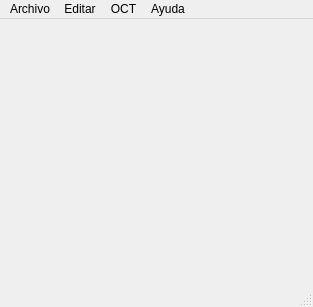
<?xml version="1.0" encoding="UTF-8"?>
<ui version="4.0">
 <class>MainWindow</class>
 <widget class="QMainWindow" name="MainWindow">
  <property name="geometry">
   <rect>
    <x>0</x>
    <y>0</y>
    <width>313</width>
    <height>307</height>
   </rect>
  </property>
  <property name="sizePolicy">
   <sizepolicy hsizetype="Maximum" vsizetype="Maximum">
    <horstretch>1</horstretch>
    <verstretch>1</verstretch>
   </sizepolicy>
  </property>
  <property name="windowTitle">
   <string>OCT-Tools</string>
  </property>
  <widget class="QWidget" name="centralwidget">
   <widget class="QWidget" name="verticalLayoutWidget">
    <property name="geometry">
     <rect>
      <x>0</x>
      <y>0</y>
      <width>311</width>
      <height>761</height>
     </rect>
    </property>
    <layout class="QVBoxLayout" name="menuVertical" stretch="">
     <property name="sizeConstraint">
      <enum>QLayout::SetMaximumSize</enum>
     </property>
    </layout>
   </widget>
   <widget class="QWidget" name="verticalLayoutWidget_2">
    <property name="geometry">
     <rect>
      <x>310</x>
      <y>0</y>
      <width>871</width>
      <height>761</height>
     </rect>
    </property>
    <layout class="QVBoxLayout" name="contenido" stretch="">
     <property name="sizeConstraint">
      <enum>QLayout::SetMaximumSize</enum>
     </property>
    </layout>
   </widget>
  </widget>
  <widget class="QMenuBar" name="menubar">
   <property name="geometry">
    <rect>
     <x>0</x>
     <y>0</y>
     <width>313</width>
     <height>26</height>
    </rect>
   </property>
   <widget class="QMenu" name="menuArchivo">
    <property name="title">
     <string>Archivo</string>
    </property>
    <widget class="QMenu" name="menuExportar">
     <property name="title">
      <string>Exportar</string>
     </property>
     <addaction name="actionImagen"/>
    </widget>
    <addaction name="actionNuevo"/>
    <addaction name="actionAbrir"/>
    <addaction name="actionGuardar"/>
    <addaction name="separator"/>
    <addaction name="menuExportar"/>
    <addaction name="actionImprimir"/>
    <addaction name="separator"/>
    <addaction name="actionSalir"/>
   </widget>
   <widget class="QMenu" name="menuEditar">
    <property name="title">
     <string>Editar</string>
    </property>
    <addaction name="actionRehacer"/>
    <addaction name="actionDeshacer"/>
    <addaction name="separator"/>
    <addaction name="actionCortar"/>
    <addaction name="actionCopiar"/>
    <addaction name="actionPegar"/>
   </widget>
   <widget class="QMenu" name="menuOCT">
    <property name="title">
     <string>OCT</string>
    </property>
    <widget class="QMenu" name="menuSegmentar">
     <property name="title">
      <string>Segmentar</string>
     </property>
     <addaction name="actionAlgoritmo_1"/>
     <addaction name="actionAlgoritmo_2"/>
     <addaction name="actionAlgoritmo_3"/>
     <addaction name="separator"/>
     <addaction name="actionEditar_segmentaci_n"/>
    </widget>
    <addaction name="actionAgregar_referencia_ocular"/>
    <addaction name="separator"/>
    <addaction name="actionFusionar"/>
    <addaction name="actionRectificar"/>
    <addaction name="menuSegmentar"/>
    <addaction name="separator"/>
   </widget>
   <widget class="QMenu" name="menuAyuda">
    <property name="title">
     <string>Ayuda</string>
    </property>
    <addaction name="actionAcerca_de"/>
    <addaction name="actionManual_de_usuario"/>
   </widget>
   <addaction name="menuArchivo"/>
   <addaction name="menuEditar"/>
   <addaction name="menuOCT"/>
   <addaction name="menuAyuda"/>
  </widget>
  <widget class="QStatusBar" name="statusbar"/>
  <action name="actionNuevo">
   <property name="text">
    <string>Nuevo</string>
   </property>
  </action>
  <action name="actionAbrir">
   <property name="text">
    <string>Abrir</string>
   </property>
  </action>
  <action name="actionGuardar">
   <property name="text">
    <string>Guardar</string>
   </property>
  </action>
  <action name="actionSalir">
   <property name="text">
    <string>Salir</string>
   </property>
  </action>
  <action name="actionRehacer">
   <property name="text">
    <string>Rehacer</string>
   </property>
  </action>
  <action name="actionDeshacer">
   <property name="text">
    <string>Deshacer</string>
   </property>
  </action>
  <action name="actionCortar">
   <property name="text">
    <string>Cortar</string>
   </property>
  </action>
  <action name="actionCopiar">
   <property name="text">
    <string>Copiar</string>
   </property>
  </action>
  <action name="actionPegar">
   <property name="text">
    <string>Pegar</string>
   </property>
  </action>
  <action name="actionAgregar_referencia_ocular">
   <property name="text">
    <string>Agregar referencia ocular</string>
   </property>
  </action>
  <action name="actionRectificar">
   <property name="text">
    <string>Rectificar</string>
   </property>
  </action>
  <action name="actionFusionar">
   <property name="text">
    <string>Fusionar</string>
   </property>
  </action>
  <action name="actionAlgoritmo_1">
   <property name="text">
    <string>Algoritmo 1</string>
   </property>
  </action>
  <action name="actionAlgoritmo_2">
   <property name="text">
    <string>Algoritmo 2</string>
   </property>
  </action>
  <action name="actionAlgoritmo_3">
   <property name="text">
    <string>Algoritmo 3</string>
   </property>
  </action>
  <action name="actionEditar_segmentaci_n">
   <property name="text">
    <string>Editar segmentación</string>
   </property>
  </action>
  <action name="actionImprimir">
   <property name="text">
    <string>Imprimir</string>
   </property>
  </action>
  <action name="actionImagen">
   <property name="text">
    <string>Imagen</string>
   </property>
  </action>
  <action name="actionAcerca_de">
   <property name="text">
    <string>Acerca de</string>
   </property>
  </action>
  <action name="actionManual_de_usuario">
   <property name="text">
    <string>Manual de usuario</string>
   </property>
  </action>
 </widget>
 <resources/>
 <connections/>
</ui>
